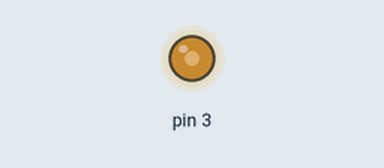
The sketch below on a simulated Arduino Uno, built with avr-gcc and run on an emulated ATmega328P. Shown: output pins drawn as LEDs (lit = HIGH).

Above: at 0.05 s.
At 5.45 s:
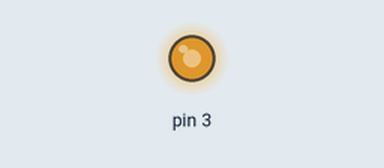
At 9.2 s:
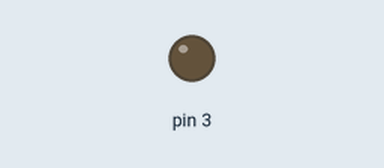
At 11.75 s:
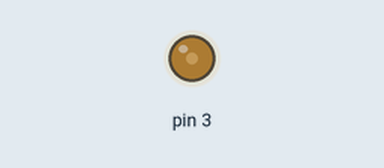
Timing chart, 0 to 16.3 s (numbered marks = the images above):
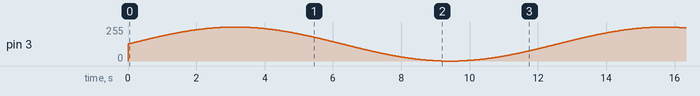

The sketch:

SinFade.ino
```cpp
void setup() {
  pinMode(3, OUTPUT);
}

void loop() {
  analogWrite(3, (int)((sin(millis()*0.0005)+1)/2*255));
}
```
